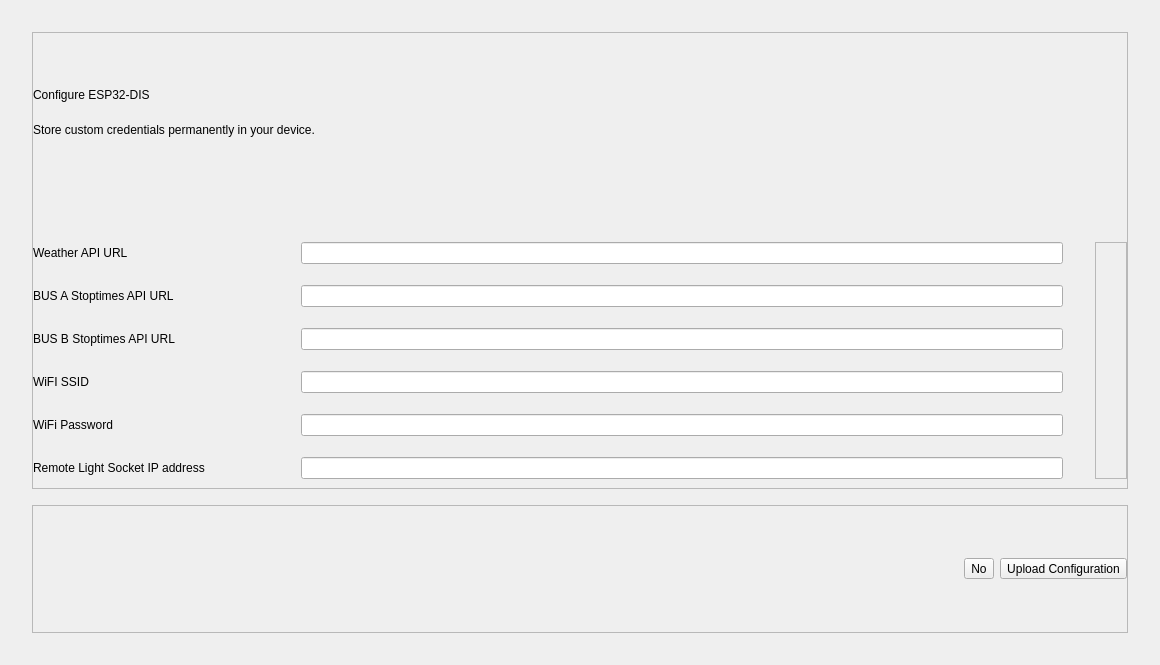
<?xml version="1.0" encoding="UTF-8"?>
<ui version="4.0">
 <class>Configure</class>
 <widget class="QWidget" name="Configure">
  <property name="geometry">
   <rect>
    <x>0</x>
    <y>0</y>
    <width>1160</width>
    <height>665</height>
   </rect>
  </property>
  <property name="windowTitle">
   <string>Form</string>
  </property>
  <layout class="QVBoxLayout" name="mainVerticalLayout">
   <property name="spacing">
    <number>16</number>
   </property>
   <property name="leftMargin">
    <number>32</number>
   </property>
   <property name="topMargin">
    <number>32</number>
   </property>
   <property name="rightMargin">
    <number>32</number>
   </property>
   <property name="bottomMargin">
    <number>32</number>
   </property>
   <item>
    <widget class="QFrame" name="InputArea">
     <property name="frameShape">
      <enum>QFrame::StyledPanel</enum>
     </property>
     <property name="frameShadow">
      <enum>QFrame::Raised</enum>
     </property>
     <layout class="QGridLayout" name="inputGridLayout">
      <property name="leftMargin">
       <number>0</number>
      </property>
      <property name="topMargin">
       <number>0</number>
      </property>
      <property name="rightMargin">
       <number>0</number>
      </property>
      <property name="bottomMargin">
       <number>0</number>
      </property>
      <property name="horizontalSpacing">
       <number>32</number>
      </property>
      <property name="verticalSpacing">
       <number>16</number>
      </property>
      <item row="0" column="0" colspan="4">
       <widget class="QLabel" name="titleLabel">
        <property name="minimumSize">
         <size>
          <width>0</width>
          <height>48</height>
         </size>
        </property>
        <property name="maximumSize">
         <size>
          <width>16777215</width>
          <height>64</height>
         </size>
        </property>
        <property name="text">
         <string>Configure ESP32-DIS</string>
        </property>
        <property name="alignment">
         <set>Qt::AlignBottom|Qt::AlignLeading|Qt::AlignLeft</set>
        </property>
       </widget>
      </item>
      <item row="6" column="3">
       <widget class="QLineEdit" name="inputPW"/>
      </item>
      <item row="3" column="0">
       <widget class="QLabel" name="labelBusA">
        <property name="text">
         <string>BUS A Stoptimes API URL</string>
        </property>
       </widget>
      </item>
      <item row="4" column="3">
       <widget class="QLineEdit" name="inputBusB"/>
      </item>
      <item row="6" column="0">
       <widget class="QLabel" name="labelPW">
        <property name="text">
         <string>WiFi Password</string>
        </property>
       </widget>
      </item>
      <item row="7" column="0">
       <widget class="QLabel" name="labelIP">
        <property name="text">
         <string>Remote Light Socket IP address</string>
        </property>
       </widget>
      </item>
      <item row="1" column="0" colspan="4">
       <widget class="QLabel" name="subtitleLabel">
        <property name="minimumSize">
         <size>
          <width>0</width>
          <height>48</height>
         </size>
        </property>
        <property name="maximumSize">
         <size>
          <width>16777215</width>
          <height>98</height>
         </size>
        </property>
        <property name="text">
         <string>Store custom credentials permanently in your device.</string>
        </property>
        <property name="alignment">
         <set>Qt::AlignLeading|Qt::AlignLeft|Qt::AlignTop</set>
        </property>
       </widget>
      </item>
      <item row="3" column="3">
       <widget class="QLineEdit" name="inputBusA"/>
      </item>
      <item row="2" column="0">
       <widget class="QLabel" name="labelWeather">
        <property name="text">
         <string>Weather API URL</string>
        </property>
       </widget>
      </item>
      <item row="7" column="3">
       <widget class="QLineEdit" name="inputIP"/>
      </item>
      <item row="4" column="0">
       <widget class="QLabel" name="labelBusB">
        <property name="text">
         <string>BUS B Stoptimes API URL</string>
        </property>
       </widget>
      </item>
      <item row="2" column="3">
       <widget class="QLineEdit" name="inputWeather"/>
      </item>
      <item row="5" column="3">
       <widget class="QLineEdit" name="inputSSID"/>
      </item>
      <item row="5" column="0">
       <widget class="QLabel" name="labelSSID">
        <property name="text">
         <string>WiFI SSID</string>
        </property>
       </widget>
      </item>
      <item row="2" column="4" rowspan="6">
       <widget class="QFrame" name="inputSpacer">
        <property name="minimumSize">
         <size>
          <width>32</width>
          <height>0</height>
         </size>
        </property>
        <property name="frameShape">
         <enum>QFrame::StyledPanel</enum>
        </property>
        <property name="frameShadow">
         <enum>QFrame::Raised</enum>
        </property>
       </widget>
      </item>
     </layout>
    </widget>
   </item>
   <item>
    <widget class="QFrame" name="ButtonArea">
     <property name="maximumSize">
      <size>
       <width>16777215</width>
       <height>128</height>
      </size>
     </property>
     <property name="frameShape">
      <enum>QFrame::StyledPanel</enum>
     </property>
     <property name="frameShadow">
      <enum>QFrame::Raised</enum>
     </property>
     <layout class="QHBoxLayout" name="buttonHorizontalLayout">
      <property name="spacing">
       <number>6</number>
      </property>
      <property name="leftMargin">
       <number>0</number>
      </property>
      <property name="topMargin">
       <number>0</number>
      </property>
      <property name="rightMargin">
       <number>0</number>
      </property>
      <property name="bottomMargin">
       <number>0</number>
      </property>
      <item>
       <spacer name="horizontalSpacer">
        <property name="orientation">
         <enum>Qt::Horizontal</enum>
        </property>
        <property name="sizeHint" stdset="0">
         <size>
          <width>920</width>
          <height>20</height>
         </size>
        </property>
       </spacer>
      </item>
      <item>
       <widget class="QToolButton" name="noButton">
        <property name="text">
         <string>No</string>
        </property>
       </widget>
      </item>
      <item>
       <widget class="QToolButton" name="uploadButton">
        <property name="minimumSize">
         <size>
          <width>0</width>
          <height>0</height>
         </size>
        </property>
        <property name="maximumSize">
         <size>
          <width>16777215</width>
          <height>16777215</height>
         </size>
        </property>
        <property name="text">
         <string>Upload Configuration</string>
        </property>
       </widget>
      </item>
     </layout>
    </widget>
   </item>
  </layout>
 </widget>
 <resources/>
 <connections/>
</ui>
